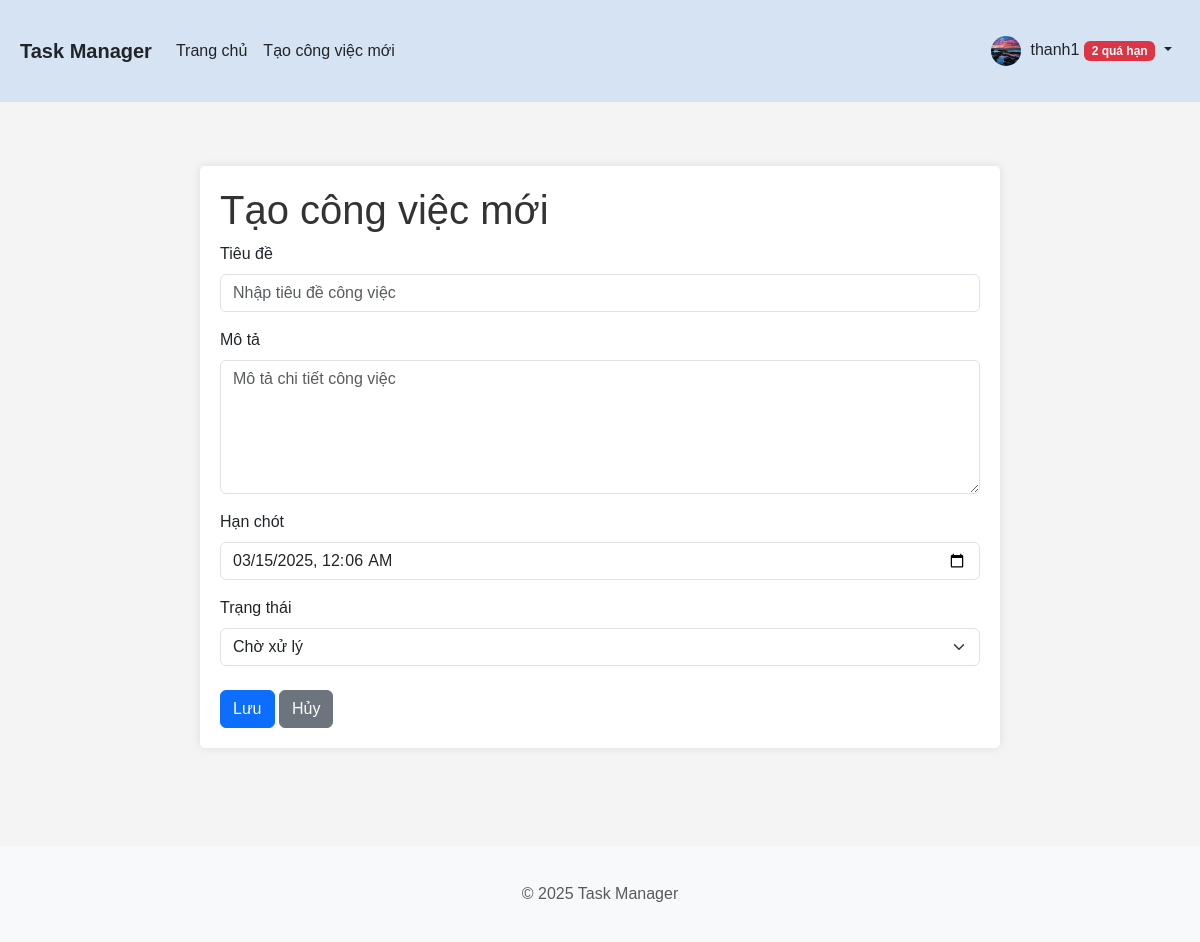
Page /create (signed in) on the committed database.
### app/models.py (models this page shows, shortened)
class User(UserMixin, db.Model):
    id = db.Column(db.Integer, primary_key=True)
    username = db.Column(db.String(64), index=True, unique=True)
    email = db.Column(db.String(120), index=True, unique=True)
    password_hash = db.Column(db.String(128))
    avatar = db.Column(db.String(120), default='default.png')
    is_admin = db.Column(db.Boolean, default=False)
    tasks = db.relationship('Task', backref='user', lazy='dynamic')
    @property
    def overdue_count(self):
        return Task.query.filter_by(user_id=self.id, finished=None).filter(
            Task.deadline < datetime.utcnow()).count()

### app/routes/tasks.py (the view, shortened to what this page needs)
@bp.route('/create', methods=['GET', 'POST'])
@login_required
def create():
    form = TaskForm()
    return render_template('tasks/create.html', title='Tạo công việc mới', form=form)

### app/forms.py
class TaskForm(FlaskForm):
    title = StringField('Tiêu đề', validators=[
        DataRequired(message='Tiêu đề không được để trống'),
        Length(min=3, max=100, message='Tiêu đề phải có từ 3 đến 100 ký tự')
    ])
    description = TextAreaField('Mô tả', validators=[Optional()])
    deadline = DateTimeField('Hạn chót', format='%Y-%m-%dT%H:%M', validators=[
        DataRequired(message='Hạn chót không được để trống')
    ])
    status = SelectField('Trạng thái', choices=[
        ('pending', 'Chờ xử lý'),
        ('in_progress', 'Đang thực hiện'),
        ('completed', 'Hoàn thành')
    ], validators=[DataRequired(message='Trạng thái không được để trống')])
    submit = SubmitField('Lưu')
    def __init__(self, *args, **kwargs):
        super(TaskForm, self).__init__(*args, **kwargs)
        if not args and 'obj' not in kwargs:
            self.deadline.data = datetime.now()

### app/__init__.py (called while the page is built)
def create_app(config_name='default'):
    app = Flask(__name__)
    app.config.from_object(config[config_name])
    db.init_app(app)
    migrate.init_app(app, db)
    login_manager.init_app(app)
    @app.template_filter('nl2br')
    def nl2br_filter(text):
        if text:
            return jinja2.utils.markupsafe.Markup(text.replace('\n', '<br>'))
        return ''
    from app.routes.auth import bp as auth_bp
    from app.routes.tasks import bp as tasks_bp
    app.register_blueprint(auth_bp)
    app.register_blueprint(tasks_bp)
    avatar_dir = os.path.join(app.static_folder, 'avatars')
    if not os.path.exists(avatar_dir):
        os.makedirs(avatar_dir)
    @login_manager.user_loader
    def load_user(user_id):
        from app.models import User
        return User.query.get(int(user_id))
    return app

### app/templates/tasks/create.html (shortened to what this page needs)
{% extends "base.html" %}
{% block content %}
<div class="create-task-container">
    <h1>Tạo công việc mới</h1>
    <form method="POST" action="{{ url_for('tasks.create') }}">
        <div class="form-group mb-3">
            {{ form.title.label(class="form-label") }}
            {{ form.title(class="form-control", placeholder="Nhập tiêu đề công việc") }}
        </div>
        <div class="form-group mb-3">
            {{ form.description.label(class="form-label") }}
            {{ form.description(class="form-control", rows=5, placeholder="Mô tả chi tiết công việc") }}
        </div>
        <div class="form-group mb-3">
            {{ form.deadline.label(class="form-label") }}
            <input type="datetime-local" class="form-control" id="deadline" name="deadline"
                value="{{ form.deadline.data.strftime('%Y-%m-%dT%H:%M') if form.deadline.data else '' }}" required>
        </div>
        <div class="form-group mb-3">
            {{ form.status.label(class="form-label") }}
            {{ form.status(class="form-select") }}
        </div>
        <div class="form-group mt-4">
            {{ form.submit(class="btn btn-primary") }}
            <a href="{{ url_for('tasks.index') }}" class="btn btn-secondary">Hủy</a>
        </div>
    </form>
</div>
{% endblock %}

### app/templates/base.html (shortened to what this page needs)
<!DOCTYPE html>
<html lang="vi">
<head>
    <link href="https://cdn.jsdelivr.net/npm/bootstrap@5.3.0-alpha1/dist/css/bootstrap.min.css" rel="stylesheet">
    <link rel="stylesheet" href="https://cdn.jsdelivr.net/npm/bootstrap-icons@1.11.2/font/bootstrap-icons.css">
    <link rel="stylesheet" href="{{ url_for('static', filename='css/main.css') }}">
</head>
<body>
    <header>
        <nav class="navbar navbar-expand-lg navbar-light">
            <div class="container">
                <a class="navbar-brand" href="{{ url_for('tasks.index') }}">Task Manager</a>
                <div class="collapse navbar-collapse" id="navbarNav">
                    <ul class="navbar-nav me-auto">
                        {% if current_user.is_authenticated %}
                            <li class="nav-item">
                                <a class="nav-link" href="{{ url_for('tasks.index') }}">Trang chủ</a>
                            </li>
                            <li class="nav-item">
                                <a class="nav-link" href="{{ url_for('tasks.create') }}">Tạo công việc mới</a>
                            </li>
                        {% endif %}
                    </ul>
                    <ul class="navbar-nav">
                        {% if current_user.is_authenticated %}
                            <li class="nav-item dropdown">
                                <a class="nav-link dropdown-toggle" href="#" id="navbarDropdown" role="button" data-bs-toggle="dropdown">
                                    {% if current_user.avatar %}
                                        <img src="{{ url_for('static', filename='avatars/' + current_user.avatar) }}" class="rounded-circle avatar-small" alt="Avatar">
                                    {% else %}
                                        <img src="https://avatar-placeholder.iran.liara.run/" class="rounded-circle avatar-small" alt="Avatar">
                                    {% endif %}
                                    {{ current_user.username }}
                                    {% if current_user.overdue_count and current_user.overdue_count > 0 %}
                                        <span class="badge bg-danger">{{ current_user.overdue_count }} quá hạn</span>
                                    {% endif %}
                                </a>
                            </li>
                        {% endif %}
                    </ul>
                </div>
            </div>
        </nav>
    </header>
    <main class="container mt-4">
        {% block content %}{% endblock %}
    </main>
    <footer class="footer mt-5 py-3 bg-light">
        <div class="container text-center">
            <span class="text-muted">&copy; 2025 Task Manager</span>
        </div>
    </footer>
</body>
</html>

### app/static/css/main.css (style rules this page uses)
body { font-family: Arial, sans-serif; margin: 0; padding: 0; background-color: #f4f4f4; min-height: 100vh; display: flex; flex-direction: column; }
.container { max-width: 1200px; margin: 0 auto; padding: 20px; }
main { flex: 1; }
footer { margin-top: auto; padding: 10px 0; background-color: #f8f9fa; text-align: center; }
h1, h2, h3 { color: #333; }
.avatar-small { width: 30px; height: 30px; object-fit: cover; margin-right: 5px; border-radius: 50%; }
.profile-container, .create-task-container, .edit-task-container, .view-task-container { max-width: 800px; margin: 0 auto; padding: 20px; background: #fff; box-shadow: 0 0 10px rgba(0, 0, 0, 0.1); border-radius: 5px; margin-bottom: 30px; }
.navbar { margin-bottom: 20px; background-color: #d5e3f3 !important; }
.navbar .navbar-nav .nav-link { color: #212529 !important; font-weight: normal; }
.navbar .navbar-brand { color: #212529 !important; font-weight: bold; }
@media (min-width: 1200px) { main.container { max-width: 95%; } }

### rows in the picture
User: avatar (picture), username "thanh1"

### other values in the picture
{{ current_user.overdue_count }} "2"
